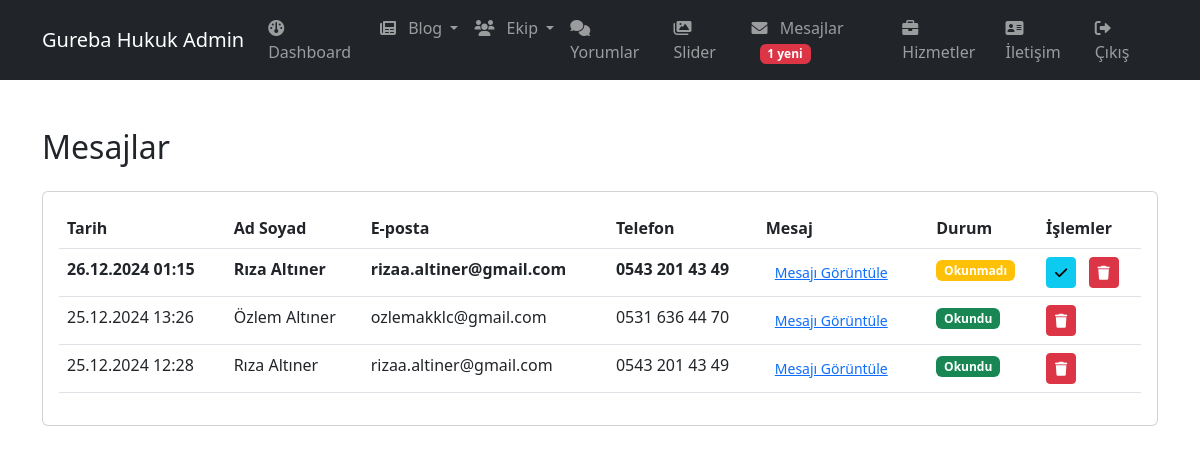
The app's page /admin/mesajlar.php (signed in) with its own data.
### tables this page shows
CREATE TABLE IF NOT EXISTS `contact_messages` (
  `id` int NOT NULL AUTO_INCREMENT,
  `name` varchar(100) NOT NULL,
  `email` varchar(100) NOT NULL,
  `phone` varchar(20) DEFAULT NULL,
  `subject` varchar(255) DEFAULT NULL,
  `message` text NOT NULL,
  `is_read` tinyint(1) DEFAULT '0',
  `created_at` timestamp NULL DEFAULT CURRENT_TIMESTAMP,
  PRIMARY KEY (`id`)
);

### admin/mesajlar.php (the view, shortened to what this page needs)
<?php
include '../includes/config.php';
$query = "SELECT * FROM contact_messages ORDER BY created_at DESC";
$messages = $conn->query($query);
?>
<!DOCTYPE html>
<html lang="tr">
<head>
    <link rel="stylesheet" href="https://cdn.jsdelivr.net/npm/bootstrap@5.3.0/dist/css/bootstrap.min.css">
    <link rel="stylesheet" href="https://cdnjs.cloudflare.com/ajax/libs/font-awesome/6.0.0/css/all.min.css">
</head>
<body>
    <?php include 'includes/admin-header.php'; ?>
    <div class="container py-5">
        <h2>Mesajlar</h2>
        <div class="card mt-4">
            <div class="card-body">
                <div class="table-responsive">
                    <table class="table">
                        <thead>
                            <tr>
                                <th>Tarih</th>
                                <th>Ad Soyad</th>
                                <th>E-posta</th>
                                <th>Telefon</th>
                                <th>Mesaj</th>
                                <th>Durum</th>
                                <th>İşlemler</th>
                            </tr>
                        </thead>
                        <tbody>
                            <?php while($message = $messages->fetch_assoc()): ?>
                            <tr class="<?php echo $message['is_read'] ? '' : 'unread'; ?> message-row">
                                <td><?php echo date('d.m.Y H:i', strtotime($message['created_at'])); ?></td>
                                <td><?php echo htmlspecialchars($message['name']); ?></td>
                                <td><?php echo htmlspecialchars($message['email']); ?></td>
                                <td><?php echo htmlspecialchars($message['phone']); ?></td>
                                <td>
                                    <button type="button" class="btn btn-sm btn-link" data-bs-toggle="modal"
                                            data-bs-target="#messageModal<?php echo $message['id']; ?>">
                                        Mesajı Görüntüle
                                    </button>
                                </td>
                                <td>
                                    <?php if($message['is_read']): ?>
                                        <span class="badge bg-success">Okundu</span>
                                    <?php else: ?>
                                        <span class="badge bg-warning">Okunmadı</span>
                                    <?php endif; ?>
                                </td>
                                <td>
                                    <?php if(!$message['is_read']): ?>
                                    <a href="?mark_read=<?php echo $message['id']; ?>"
                                       class="btn btn-sm btn-info me-2">
                                        <i class="fas fa-check"></i>
                                    </a>
                                    <?php endif; ?>
                                    <a href="?delete=<?php echo $message['id']; ?>"
                                       class="btn btn-sm btn-danger"
                                       onclick="return confirm('Bu mesajı silmek istediğinizden emin misiniz?')">
                                        <i class="fas fa-trash"></i>
                                    </a>
                                </td>
                            </tr>
                            <?php endwhile; ?>
                        </tbody>
                    </table>
                </div>
            </div>
        </div>
    </div>
</body>
</html>

### admin/mesajlar.php (style rules this page uses)
.unread { background-color: #f8f9fa; font-weight: bold; }
.message-row { cursor: pointer; }

### records on screen
contact_messages: created_at "26.12.2024 01:15", name "Rıza Altıner", email "rizaa.altiner@gmail.com", phone "0543 201 43 49", is_read "Okunmadı"
contact_messages: created_at "25.12.2024 13:26", name "Özlem Altıner", email "ozlemakklc@gmail.com", phone "0531 636 44 70", is_read "Okundu"
contact_messages: created_at "25.12.2024 12:28", name "Rıza Altıner", email "rizaa.altiner@gmail.com", phone "0543 201 43 49", is_read "Okundu"

### other values on screen
$unread_count "1"
